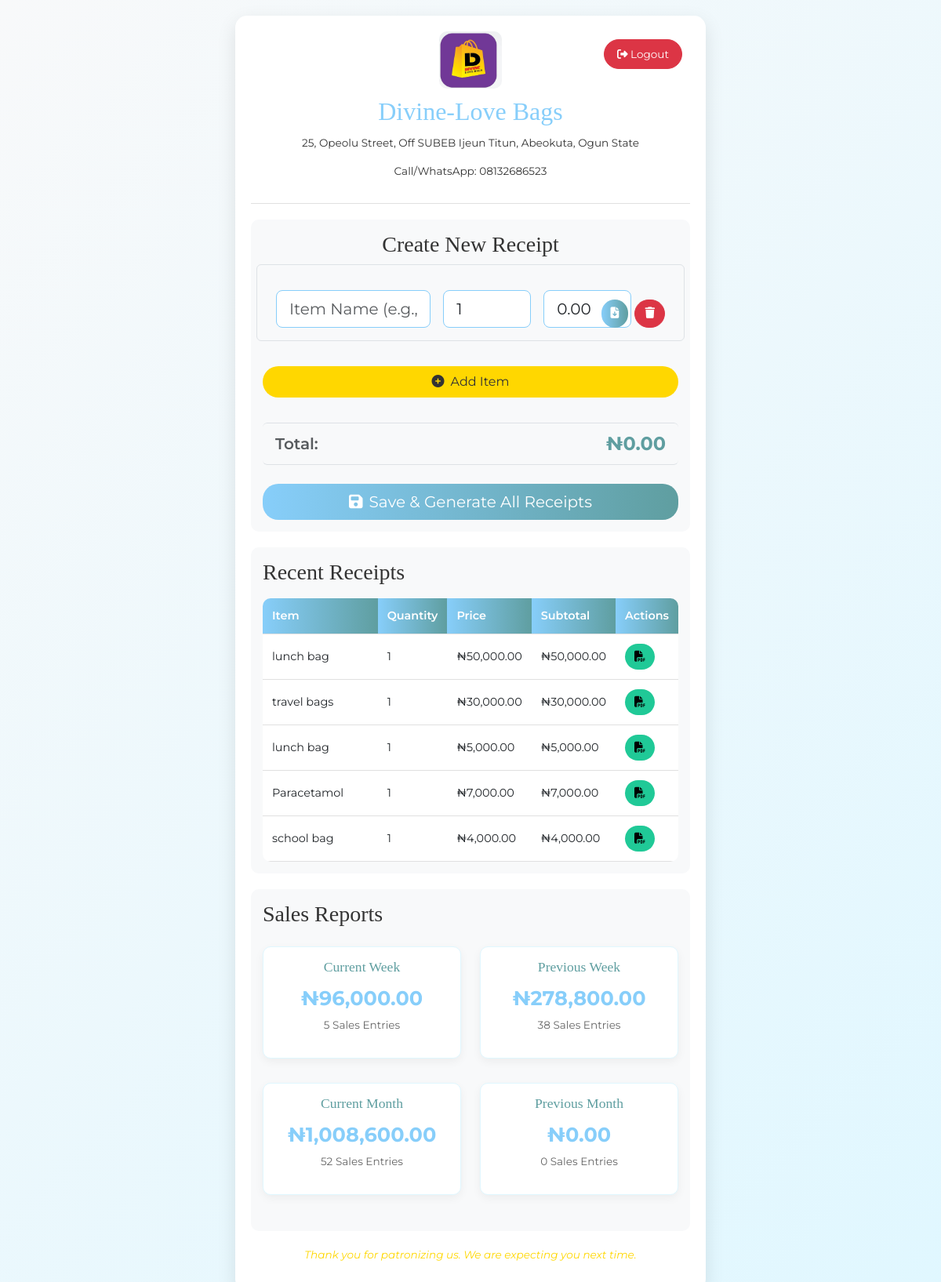
/dashboard.php (signed in), run on the app's committed database.
### tables this page shows
CREATE TABLE `receipts` (
  `id` int(11) NOT NULL,
  `item` varchar(255) NOT NULL,
  `quantity` int(11) NOT NULL,
  `price` decimal(10,2) NOT NULL,
  `subtotal` decimal(10,2) NOT NULL,
  `date` datetime NOT NULL
);

### dashboard.php (the view, shortened to what this page needs)
<?php
require 'config.php';
$conn->query("DELETE FROM csrf_tokens WHERE expires_at < NOW()");
$recent_receipts = [];
$sql_recent = "SELECT id, item, quantity, price, subtotal, date FROM receipts ORDER BY date DESC LIMIT 5";
$result_recent = $conn->query($sql_recent);
if ($result_recent && $result_recent->num_rows > 0) {
    while ($row = $result_recent->fetch_assoc()) {
        $recent_receipts[] = $row;
    }
}
function getReportData($conn, $period_condition) {
    $sql_revenue = "SELECT COALESCE(SUM(subtotal), 0) AS total_revenue FROM receipts WHERE $period_condition";
    $result_revenue = $conn->query($sql_revenue);
    $revenue = $result_revenue && $result_revenue->num_rows > 0 ? $result_revenue->fetch_assoc()['total_revenue'] : 0;
    $sql_count = "SELECT COUNT(id) AS items_sold FROM receipts WHERE $period_condition";
    $result_count = $conn->query($sql_count);
    $items_sold = $result_count && $result_count->num_rows > 0 ? $result_count->fetch_assoc()['items_sold'] : 0;
    return [
        'revenue' => $revenue,
        'items_sold' => $items_sold
    ];
}
$current_week_condition = "YEARWEEK(date, 1) = YEARWEEK(CURDATE(), 1)";
$previous_week_condition = "YEARWEEK(date, 1) = YEARWEEK(CURDATE() - INTERVAL 1 WEEK, 1)";
$current_month_condition = "MONTH(date) = MONTH(CURDATE()) AND YEAR(date) = YEAR(CURDATE())";
$previous_month_condition = "MONTH(date) = MONTH(CURDATE() - INTERVAL 1 MONTH) AND YEAR(date) = YEAR(CURDATE() - INTERVAL 1 MONTH)";
$current_week_report = getReportData($conn, $current_week_condition);
$previous_week_report = getReportData($conn, $previous_week_condition);
$current_month_report = getReportData($conn, $current_month_condition);
$previous_month_report = getReportData($conn, $previous_month_condition);
?>
<!DOCTYPE html>
<html lang="en">
<head>
    <link href="https://cdn.jsdelivr.net/npm/bootstrap@5.3.3/dist/css/bootstrap.min.css" rel="stylesheet">
    <link rel="stylesheet" href="https://cdnjs.cloudflare.com/ajax/libs/font-awesome/6.4.2/css/all.min.css">
</head>
<body>
    <div class="container">
        <div class="header">
            <img src="assets/images/Divine-love-logo.jpg" alt="Divine-Love Bags Logo" class="img-fluid">
            <h1>Divine-Love Bags</h1>
            <div class="store-info">
                <p>25, Opeolu Street, Off SUBEB Ijeun Titun, Abeokuta, Ogun State</p>
                <p>Call/WhatsApp: 08132686523</p>
            </div>
            <a href="logout.php" class="btn btn-danger btn-sm logout-btn" title="Logout">
                <i class="fas fa-sign-out-alt"></i> Logout
            </a>
        </div>
        <div class="form-section">
            <h3 class="mb-4" style="font-family: 'Playfair Display', serif; color: #333; text-align: center;">Create New Receipt</h3>
            <form id="receiptForm" method="POST" action="process_receipt.php" class="needs-validation" novalidate>
                <div id="items">
                    <div class="item-row row g-3 align-items-end mb-3 p-3 border rounded">
                        <div class="col-12 col-md-5">
                            <input type="text" class="form-control form-control-lg" name="item[]" placeholder="Item Name (e.g., School-Bag)" required>
                        </div>
                        <div class="col-6 col-md-3">
                            <input type="number" class="form-control form-control-lg" name="quantity[]" min="1" value="1" placeholder="Qty" required>
                        </div>
                        <div class="col-6 col-md-3">
                            <input type="number" class="form-control form-control-lg" name="price[]" min="0" step="0.01" value="0.00" placeholder="Price (₦)" required>
                        </div>
                        <div class="col-12 col-md-1 d-flex justify-content-end">
                            <button type="button" class="btn btn-primary btn-lg btn-icon generate-single-receipt flex-fill me-2" title="Generate Receipt for this Item">
                                <i class="fas fa-file-download"></i>
                            </button>
                            <button type="button" class="btn btn-danger btn-lg btn-icon remove-item flex-fill" title="Remove This Item">
                                <i class="fas fa-trash"></i>
                            </button>
                        </div>
                    </div>
                </div>
                <div class="d-grid d-md-block">
                    <button type="button" class="btn btn-secondary my-3 w-100 w-md-auto" id="addItem">
                        <i class="fas fa-plus-circle me-2"></i>Add Item
                    </button>
                </div>
                <div class="total mt-3 py-2 px-3 border-top border-bottom rounded d-flex justify-content-between align-items-center">
                    <span class="fs-5 text-muted">Total:</span>
                    <p class="mb-0 fs-4 fw-bold" style="color: #5f9ea0;">₦<span id="total">0.00</span></p>
                </div>
                <div class="d-flex justify-content-end mt-4">
                    <button type="submit" class="btn btn-primary btn-lg w-100 w-md-auto" id="saveAndGenerateAll">
                        <i class="fas fa-save me-2"></i>Save & Generate All Receipts
                    </button>
                </div>
            </form>
        </div>
        <div class="receipt-details">
            <h3 class="mb-3" style="font-family: 'Playfair Display', serif; color: #333;">Recent Receipts</h3>
            <div class="table-responsive">
                <table class="receipt-table" id="previewTable">
                    <thead>
                        <tr>
                            <th>Item</th>
                            <th>Quantity</th>
                            <th>Price</th>
                            <th>Subtotal</th>
                            <th>Actions</th>
                        </tr>
                    </thead>
                    <tbody>
                        <?php
                        if (!empty($recent_receipts)) {
                            foreach ($recent_receipts as $row) {
                                echo "<tr data-receipt-id='" . htmlspecialchars($row['id']) . "'>";
                                echo "<td data-label='Item'>" . htmlspecialchars($row['item']) . "</td>";
                                echo "<td data-label='Quantity'>" . htmlspecialchars($row['quantity']) . "</td>";
                                echo "<td data-label='Price'>₦" . htmlspecialchars(number_format($row['price'], 2)) . "</td>";
                                echo "<td data-label='Subtotal'>₦" . htmlspecialchars(number_format($row['subtotal'], 2)) . "</td>";
                                echo "<td data-label='Actions'><button type='button' class='btn btn-info btn-sm generate-fetched-pdf' data-item-name='" . htmlspecialchars($row['item']) . "' data-quantity='" . htmlspecialchars($row['quantity']) . "' data-price='" . htmlspecialchars($row['price']) . "' data-subtotal='" . htmlspecialchars($row['subtotal']) . "' title='Generate PDF for this transaction'><i class='fas fa-file-pdf'></i></button></td>";
                                echo "</tr>";
                            }
                        } else {
                            echo "<tr><td colspan='5' data-label='No Receipts'>No recent receipts.</td></tr>";
                        }
                        ?>
                    </tbody>
                </table>
            </div>
        </div>
        <div class="sales-reports">
            <h3 class="mb-4" style="font-family: 'Playfair Display', serif; color: #333;">Sales Reports</h3>
            <div class="row">
                <div class="col-md-6 mb-3">
                    <div class="report-card">
                        <h5>Current Week</h5>
                        <p class="report-value">₦<?php echo number_format($current_week_report['revenue'], 2); ?></p>
                        <p class="report-label"><?php echo htmlspecialchars($current_week_report['items_sold']); ?> Sales Entries</p>
                    </div>
                </div>
                <div class="col-md-6 mb-3">
                    <div class="report-card">
                        <h5>Previous Week</h5>
                        <p class="report-value">₦<?php echo number_format($previous_week_report['revenue'], 2); ?></p>
                        <p class="report-label"><?php echo htmlspecialchars($previous_week_report['items_sold']); ?> Sales Entries</p>
                    </div>
                </div>
                <div class="col-md-6 mb-3">
                    <div class="report-card">
                        <h5>Current Month</h5>
                        <p class="report-value">₦<?php echo number_format($current_month_report['revenue'], 2); ?></p>
                        <p class="report-label"><?php echo htmlspecialchars($current_month_report['items_sold']); ?> Sales Entries</p>
                    </div>
                </div>
                <div class="col-md-6 mb-3">
                    <div class="report-card">
                        <h5>Previous Month</h5>
                        <p class="report-value">₦<?php echo number_format($previous_month_report['revenue'], 2); ?></p>
                        <p class="report-label"><?php echo htmlspecialchars($previous_month_report['items_sold']); ?> Sales Entries</p>
                    </div>
                </div>
            </div>
        </div>
        <div class="footer">
            <p>Thank you for patronizing us. We are expecting you next time.</p>
        </div>
    </div>
</body>
</html>

### dashboard.php (style rules this page uses)
body { font-family: 'Montserrat', sans-serif; background: linear-gradient(135deg, #f8f9fa 0%, #e0f7ff 100%); margin: 0; padding: 20px; }
.container { max-width: 600px; margin: 0 auto; background: #ffffff; border-radius: 15px; box-shadow: 0 8px 24px rgba(0, 0, 0, 0.1); padding: 20px; }
.header { text-align: center; padding-bottom: 15px; border-bottom: 1px solid #e0e0e0; position: relative; }
.header img { max-width: 80px; border-radius: 10px; margin-bottom: 10px; }
.header h1 { font-family: 'Playfair Display', serif; color: #87CEFA; font-size: 2rem; margin: 0; }
.store-info { font-size: 0.85rem; color: #333; text-align: center; margin: 10px 0; }
.logout-btn { position: absolute; top: 10px; right: 10px; font-size: 0.85rem; padding: 5px 10px; }
.form-section { background: #f8f9fa; border-radius: 10px; padding: 15px; margin: 20px 0; }
.item-row { margin-bottom: 15px; padding: 10px; border: 1px solid #e0f7ff; border-radius: 8px; transition: all 0.3s ease; }
.form-control { border-radius: 8px; border: 1px solid #87CEFA; transition: border-color 0.3s ease, box-shadow 0.3s ease; }
.btn-primary { background: linear-gradient(90deg, #87CEFA, #5f9ea0); border: none; border-radius: 20px; padding: 8px 16px; transition: transform 0.2s ease, box-shadow 0.2s ease; }
.btn-secondary { background: #FFD700; border: none; color: #333; border-radius: 20px; padding: 8px 16px; transition: transform 0.2s ease; }
.btn-danger { border-radius: 20px; padding: 8px 16px; transition: transform 0.2s ease; }
.btn-info { background: #20c997; border: none; border-radius: 20px; padding: 6px 12px; transition: transform 0.2s ease; }
.btn-icon { font-size: 0.9rem; padding: 6px 12px; }
.total { font-size: 1.2rem; font-weight: 600; color: #333; text-align: right; margin: 15px 0; }
.receipt-details, .sales-reports { margin: 20px 0; padding: 15px; background: #f8f9fa; border-radius: 10px; }
.receipt-table { width: 100%; border-collapse: collapse; border-radius: 10px; overflow: hidden; }
.receipt-table th, .receipt-table td { padding: 12px; font-size: 0.9rem; text-align: left; border-bottom: 1px solid #e0e0e0; }
.receipt-table th { background: linear-gradient(90deg, #87CEFA, #5f9ea0); color: white; font-weight: 600; }
.receipt-table td { background: #ffffff; word-wrap: break-word; }
.receipt-table th:nth-child(1), .receipt-table td:nth-child(1) { width: 35%; }
.receipt-table th:nth-child(2), .receipt-table td:nth-child(2) { width: 15%; }
.receipt-table th:nth-child(3), .receipt-table td:nth-child(3) { width: 20%; }
.receipt-table th:nth-child(4), .receipt-table td:nth-child(4) { width: 20%; }
.receipt-table th:nth-child(5), .receipt-table td:nth-child(5) { width: 10%; }
.receipt-table tr { transition: opacity 0.3s ease; }
.report-card { background-color: #fff; border: 1px solid #e0f7ff; border-radius: 10px; padding: 15px; margin-bottom: 15px; box-shadow: 0 4px 12px rgba(0, 0, 0, 0.05); text-align: center; }
.report-card h5 { font-family: 'Playfair Display', serif; color: #5f9ea0; font-size: 1.1rem; margin-bottom: 10px; }
.report-card .report-value { font-size: 1.6rem; font-weight: 700; color: #87CEFA; margin-bottom: 5px; }
.report-card .report-label { font-size: 0.85rem; color: #666; }
.footer { font-size: 0.85rem; color: #FFD700; text-align: center; margin-top: 20px; font-style: italic; }

### data on the page
receipts: item "lunch bag", quantity "1", price "50,000.00", subtotal "50,000.00"
receipts: item "travel bags", quantity "1", price "30,000.00", subtotal "30,000.00"
receipts: item "lunch bag", quantity "1", price "5,000.00", subtotal "5,000.00"
receipts: item "Paracetamol", quantity "1", price "7,000.00", subtotal "7,000.00"
receipts: item "school bag", quantity "1", price "4,000.00", subtotal "4,000.00"

### other printed values
$current_week_report['revenue'] "96,000.00"
$current_week_report['items_sold'] "5"
$previous_week_report['revenue'] "278,800.00"
$previous_week_report['items_sold'] "38"
$current_month_report['revenue'] "1,008,600.00"
$current_month_report['items_sold'] "52"
$previous_month_report['revenue'] "0.00"
$previous_month_report['items_sold'] "0"
